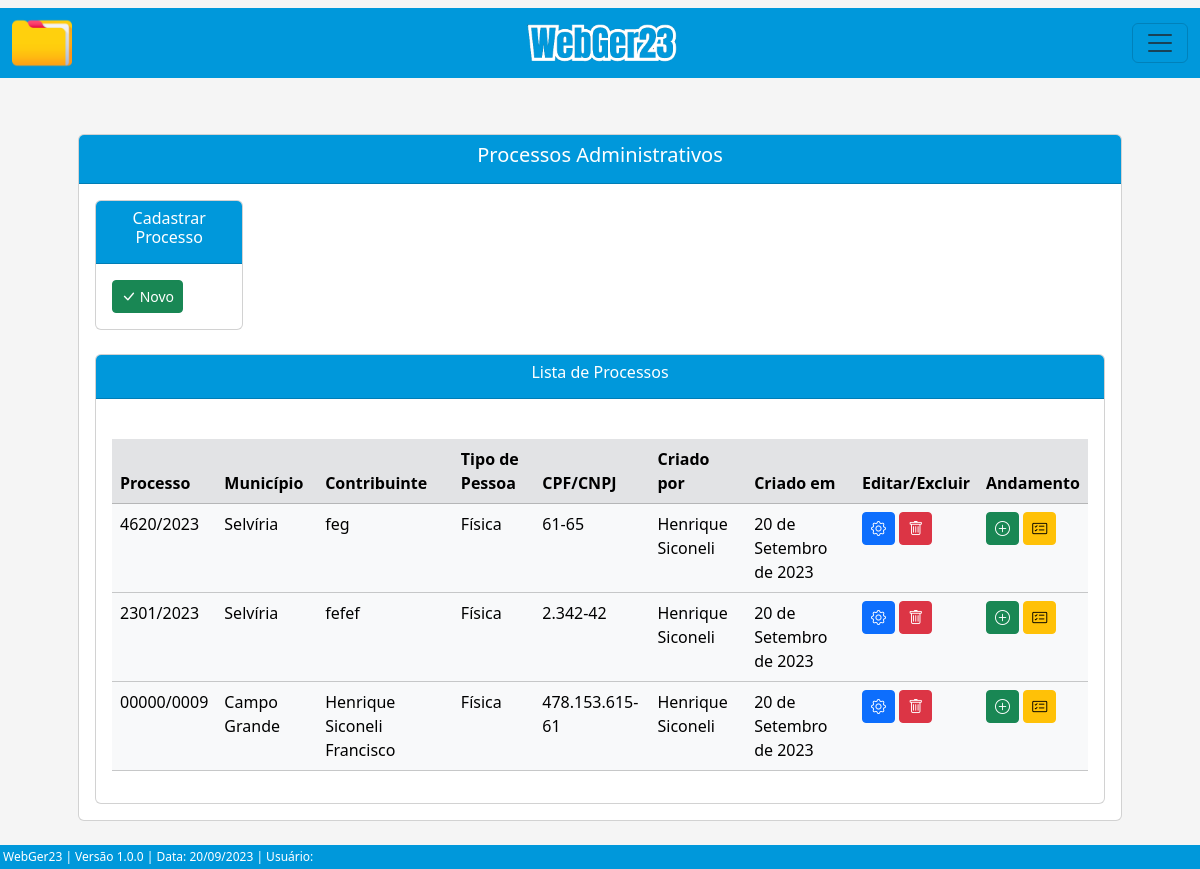
Page /listar/processo-adm/ on the earlier database version.
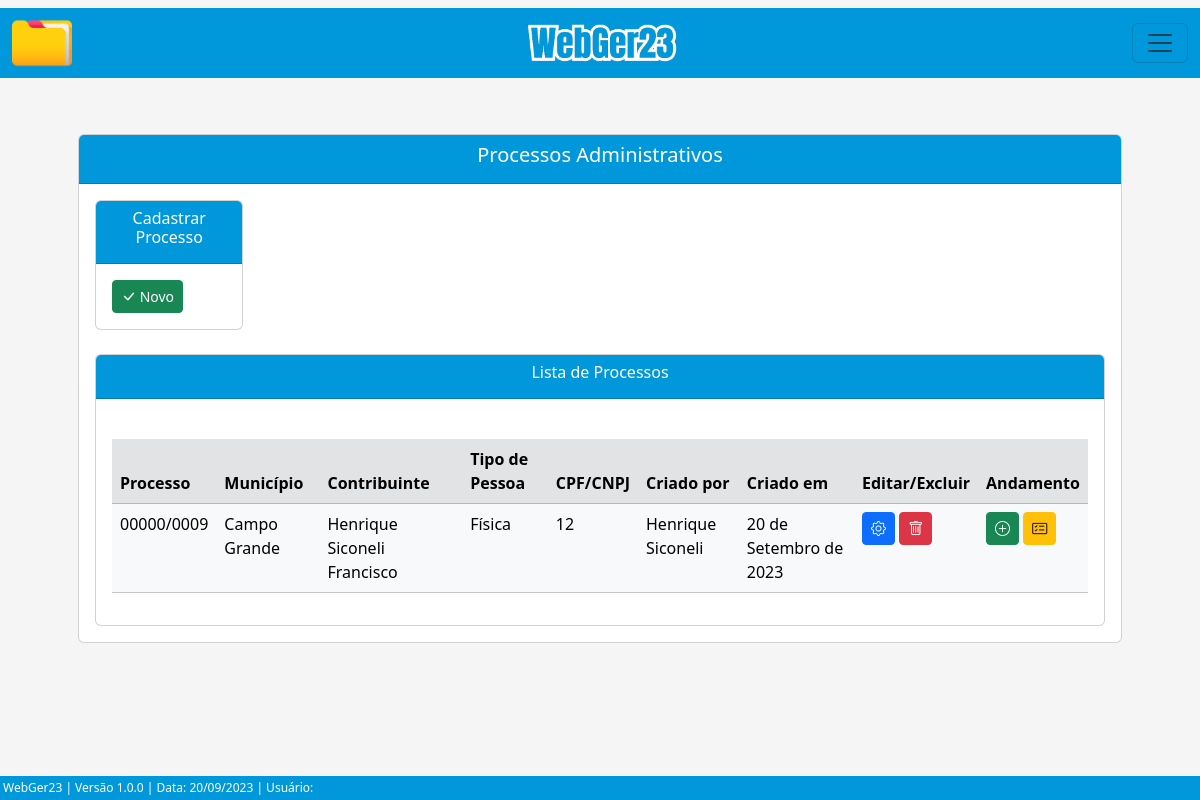
Same page on the later database version.
### processo/models.py (models this page shows, shortened)
class Base(models.Model): # Classe base, será herdada pelas outras classes
    data_criacao = models.DateField('data_criação', auto_now_add=True)
    data_alteracao = models.DateField('Alterado', auto_now=True)
    ativo = models.BooleanField('Ativo?', default=True)
    class Meta:
        abstract = True

class ProcessoAdm(Base):
    tipo_pessoas = (
        ('Física', 'Física'), ('Jurídica', 'Jurídica'),
    )
    criador_processo_adm = models.ForeignKey(get_user_model(), verbose_name='Usuário Criador', on_delete=models.CASCADE) # Usuário que criou o processo, utilizando chave primária com o get_user_model do django, para utilizar o usuário logado automaticamente
    numero = models.CharField(unique=True, verbose_name='N°', max_length=10) # Número do processo
    municipio = models.CharField(max_length=50, verbose_name='Município') # Município
    uf = models.CharField(max_length=2) # UF
    data_inicial = models.DateField(blank=True, null=True) # Data Inicial do Período do processo
    data_final = models.DateField(blank=True, null=True) # Data final do Período do processo
    data_div_ativa = models.DateField(blank=True, null=True) # Data dívida ativa
    valor_atributo = models.CharField(max_length=14, blank=True, null=True)  # Valor do atributo
    valor_multa = models.CharField(max_length=14, blank=True, null=True) # Valor da multa
    valor_credito = models.CharField(max_length=14, blank=True, null=True) # Valor do crédito
    valor_atualizado = models.CharField(max_length=14, blank=True, null=True) # Valor do atualizado
    data_valor_atualizado = models.DateField(blank=True, null=True) # Data valor atualizado
    nome_contribuinte = models.CharField(max_length=50)  # Nome / Razão Social
    tipo_pessoa = models.CharField(max_length=50, choices=tipo_pessoas) # Física / Jurídica
    documento = models.CharField(max_length=20, verbose_name='CPF/CNPJ', unique=True) # CPF / CNPJ
    nome_fantasia = models.CharField(max_length=50, blank=True, null=True) # Nome Fantasia
    email = models.EmailField(max_length=50, blank=True, null=True) # E-mail
    endereco = models.CharField(max_length=150) # Rua
    complemento = models.CharField(max_length=50, blank=True, null=True) # Complemento
    municipio_contribuinte = models.CharField(max_length=50, blank=True, null=True) # Município Contribuinte
    uf_contribuinte = models.CharField(max_length=2, verbose_name='UF', blank=True, null=True) # UF Contribuinte
    cep = models.CharField(max_length=10, blank=True, null=True) # CEP
    telefone = models.CharField(max_length=20, blank=True, null=True) # Telefone
    celular = models.CharField(max_length=20, blank=True, null=True) # Celular

### processo/views.py (the view)
# urls.py: path('listar/processo-adm/', ProcessoAdmList.as_view(), name='proc-adm-list'),
class ProcessoAdmList(ListView):
    model = ProcessoAdm
    template_name = 'processos/lists/processo_adm_list.html'

### processo/templates/processos/lists/processo_adm_list.html (shortened to what the changed rows need)
{% extends 'index.html' %}
{% load static %}
{% block conteudo %}
    <div class="container p-5">
        <div class="card">
            <div class="card-body">
                <br>
                <div class="card">
                    <div class="card-body">
                        <div class="table-responsive">
                            <br>
                            <table class="table table-hover table-light" id="tabela-listar">
                                <thead>
                                    <tr class="table-secondary">
                                        <th>Processo</th>
                                        <th>Município</th>
                                        <th>Contribuinte</th>
                                        <th>Tipo de Pessoa</th>
                                        <th>CPF/CNPJ</th>
                                        <th>Criado por</th>
                                        <th>Criado em</th>
                                        <th>Editar/Excluir</th>
                                        <th>Andamento</th>
                                    </tr>
                                </thead>
                                <tbody>
                                    {% for processo in object_list %}
                                    <tr>
                                        <td>{{ processo.numero }}</td>
                                        <td>{{ processo.municipio }}</td>
                                        <td>{{ processo.nome_contribuinte }}</td>
                                        <td>{{ processo.tipo_pessoa }}</td>
                                        <td>{{ processo.documento }}</td>
                                        <td>{{ processo.criador_processo_adm.get_full_name }}</td>
                                        <td>{{ processo.data_criacao }}</td>
                                        <td>
                                            <a href="{% url 'proc-adm-update' processo.pk %}" class="btn btn-primary btn-sm"><i class="bi bi-gear" style="font-size: 15px;"></i></a>
                                            <a href="{% url 'proc-adm-delete' processo.pk %}" class="btn btn-danger btn-sm"><i class="bi bi-trash" style="font-size: 15px;"></i></a>
                                        </td>
                                        <td>
                                            <a href="{% url 'andamento-adm-create' processo.pk %}" class="btn btn-success btn-sm" ><i class="bi bi-plus-circle" style="font-size: 15px;"></i></a>
                                            <a href="{% url 'andamento-adm-list' processo.pk %}" class="btn btn-warning btn-sm"><i class="bi bi-card-checklist" style="font-size: 15px;"></i></a>
                                        </td>
                                    </tr>
                                    {% endfor %}
                                </tbody>
                            </table>
                        </div>
                    </div>
                </div>
            </div>
        </div>
    </div>
{% endblock %}

Differences in the rows shown:
removed ProcessoAdm: numero "4620/2023", municipio "Selvíria", nome_contribuinte "feg", tipo_pessoa "Física", documento "61-65", criador_processo_adm.get_full_name "Henrique Siconeli", data_criacao "20 de Setembro de 2023"
removed ProcessoAdm: numero "2301/2023", municipio "Selvíria", nome_contribuinte "fefef", tipo_pessoa "Física", documento "2.342-42", criador_processo_adm.get_full_name "Henrique Siconeli", data_criacao "20 de Setembro de 2023"
removed ProcessoAdm: numero "00000/0009", municipio "Campo Grande", nome_contribuinte "Henrique Siconeli Francisco", tipo_pessoa "Física", documento "478.153.615-61", criador_processo_adm.get_full_name "Henrique Siconeli", data_criacao "20 de Setembro de 2023"
added ProcessoAdm: numero "00000/0009", municipio "Campo Grande", nome_contribuinte "Henrique Siconeli Francisco", tipo_pessoa "Física", documento "12", criador_processo_adm.get_full_name "Henrique Siconeli", data_criacao "20 de Setembro de 2023"
